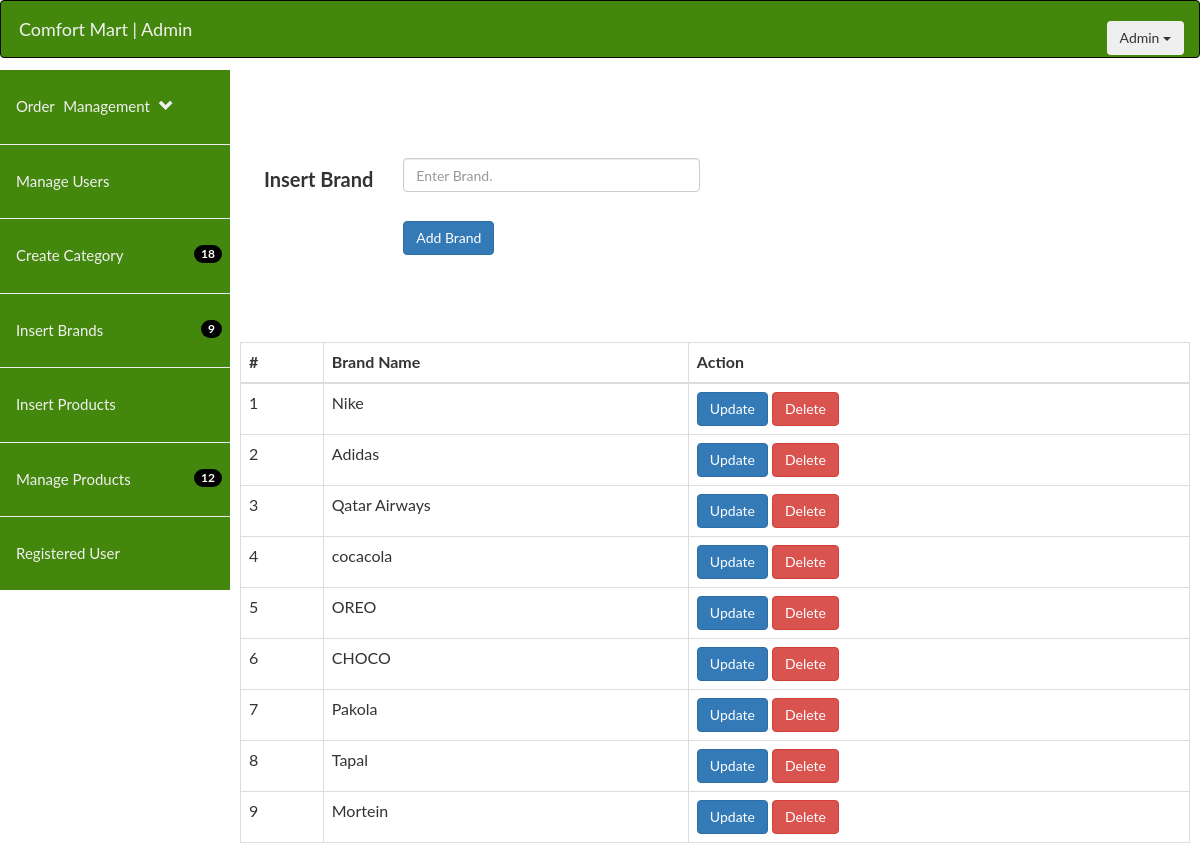
The app's page /admin/insert_brand.php with its own data.
### tables this page shows
CREATE TABLE `brands` (
  `brand_id` int(11) NOT NULL,
  `brand_name` varchar(255) NOT NULL
);

### admin/insert_brand.php (the view, shortened to what this page needs)
<!DOCTYPE html>
<html>
<head>
   <link rel="stylesheet" href="https://maxcdn.bootstrapcdn.com/bootstrap/3.4.0/css/bootstrap.min.css">
</head>
<body>
    <?php include('include/header.php');?>
<?php include('include/sidemenu.php');?>
<br><br>
<br><br>
<div class="main">
<form class="form-horizontal" method="post" action="insert_brand.php" enctype="multipart/form-data" >
<div class="form-group">
<div  class="col-md-6" class="form-group">
  <div class="form-group">
  <label class="col-md-4 control-label" >Insert Brand</label>
  <div class="col-md-8">
  <input placeholder="Enter Brand." class="form-control" name="brand_name"  type="text"> <br>
  <button class="btn btn-primary" type="submit" name="add_brand" >Add Brand</button>
  </div>
</div></div>
</div>
</form>
<br><br>
                <table class="table table-bordered"  style="font-size: 16px;">
                  <thead class="thead-dark">
                    <tr>
                      <th>#</th>
                      <th> Brand Name</th>
                      <th>Action</th>
                    </tr>
                  </thead>
                  <tbody>
             <?php
                    include('include/db.php');
                    $query=mysqli_query($conn ,"select * from brands");
                       $i = 0;
                      while($row=mysqli_fetch_array($query))
                      {
                        $brand_id = $row['brand_id'];
                        $brand_name = $row['brand_name'];
                        $i++;
                      ?>
                    <tr>
                      <td><?php echo $i; ?></td>
                      <td><?php echo $brand_name; ?></td>
                       <td><a class="btn btn-primary" href="update_brand.php?update_brand=<?php echo $brand_id; ?>">Update</a>
                        <a  class="btn btn-danger"  href="delete_brand.php?delete_brand=<?php echo $brand_id; ?>">Delete</a></td>
                    <?php } ?>
                      </tr>
                  </tbody>
                </table>
 </body>
 </html>

### admin/include/header.php (shortened to what this page needs)
<!DOCTYPE html>
<html lang="en">
<head>
  <link rel="stylesheet" href="https://maxcdn.bootstrapcdn.com/bootstrap/3.4.0/css/bootstrap.min.css">
</head>
<body>
<nav class="navbar navbar-inverse" style="background-color: #43870c">
  <div class="container-fluid">
    <div class="navbar-header" style="padding: 3px;" >
      <a class="navbar-brand" href="index.php" style="color: #f1f1f1;">Comfort Mart | Admin</a>
    </div>
    <div class="collapse navbar-collapse" id="myNavbar">
      <ul class="nav navbar-nav navbar-right">
      	<div class="dropdown"><br>
    <button class="btn dropdown-toggle" type="button" data-toggle="dropdown" >Admin
    <span class="caret"></span></button>
  </div>
      </ul>
    </div>
  </div>
</nav>
</body>
</html>

### admin/include/sidemenu.php (shortened to what this page needs)
<!DOCTYPE html>
<html lang="en">
<head>
  <link rel="stylesheet" href="https://maxcdn.bootstrapcdn.com/bootstrap/3.4.0/css/bootstrap.min.css">
</head>
<body>
  <?php include('include/db.php'); ?>
<div class="sidenav" >
 <br>
<a  class="collapse" data-toggle="collapse"    href="#togglePages"  style=" word-spacing: 5px ;" >
Order Management
  <label class="glyphicon glyphicon-chevron-down"></label> </a>
                <hr>
  <a href="manage-users.php">Manage Users</a><hr>
  <a href="insert_category.php">Create Category <span class="badge" style="background-color: black; float: right"><?php
                          $count = mysqli_num_rows(mysqli_query($conn, "SELECT * FROM category"));
                          echo $count;
                          ?> </span></a><hr>
  <a href="insert_brand.php">Insert Brands <span class="badge" style="background-color:black; float: right"><?php
                          $count = mysqli_num_rows(mysqli_query($conn, "SELECT * FROM brands"));
                          echo $count;
                          ?> </span></a><hr>
  <a href="insert-product.php">Insert Products</a><hr>
  <a href="manage-products.php" >   Manage Products   <span class="badge" style="background-color: black; float: right"><?php
                          $count = mysqli_num_rows(mysqli_query($conn, "SELECT * FROM products"));
                          echo $count;
                          ?> </span></a><hr>
  <a href="registered-users.php"  >Registered User</a>
</div>
</body>
</html>

### admin/include/header.php (style rules this page uses)
body { font-family: "Lato", sans-serif; }
.sidenav { height: 500px; width: 230px; z-index: 1; top: 0; left: 0; background-color: #111; overflow-x: hidden; position: absolute; margin-top: 70px; }
.sidenav a { padding: 6px 8px 6px 16px; text-decoration: none; font-size: 15px; color: #f1f1f1; display: block; }
.main { margin-left: 230px; font-size: 20px; padding: 0px 10px; }

### admin/include/sidemenu.php (style rules this page uses)
body { font-family: "Lato", sans-serif; }
.sidenav { height: 520px; width: 230px; z-index: 1; top: 0; left: 0; background-color: #43870c; overflow-x: hidden; position: absolute; margin-top: 70px; }
.sidenav a { padding: 6px 8px 6px 16px; text-decoration: none; font-size: 15px; color: #f1f1f1; display: block; }

### records on screen
brands: brand_name "Nike"
brands: brand_name "Adidas"
brands: brand_name "Qatar Airways"
brands: brand_name "cocacola"
brands: brand_name "OREO"
brands: brand_name "CHOCO"
brands: brand_name "Pakola"
brands: brand_name "Tapal"
brands: brand_name "Mortein"

### other values on screen
$count "18"
$count "9"
$count "12"
